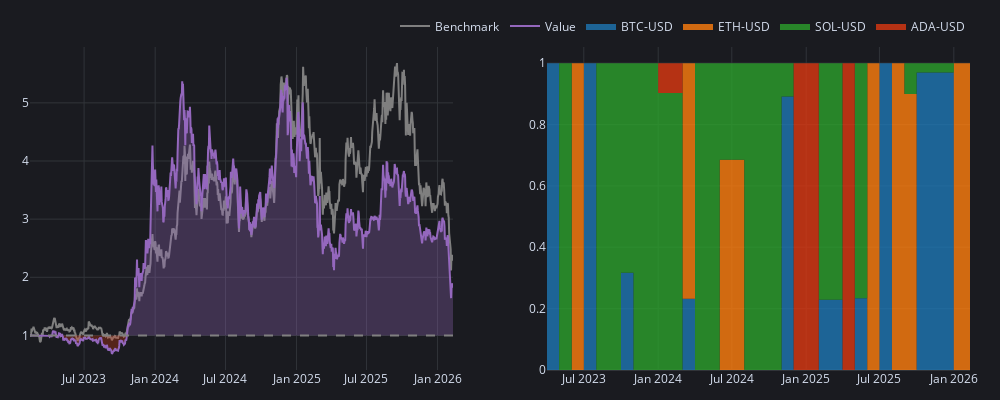

Notebook cell for this chart:
### Code cell
fig = vbt.make_subplots(rows=1, cols=2)
fig.update_layout(width=1000,height=400)
pf1.plot_cumulative_returns(add_trace_kwargs=dict(row=1, col=1), fig=fig)
pfo1.plot(add_trace_kwargs=dict(row=1, col=2), fig=fig)

### Figure 1 — Plotly figure (JSON) as saved in the notebook; plotly's stock layout.template omitted (floating-point values rounded to 4 significant figures; data arrays with more than 128 entries replaced by an {"elided": "..."} marker saying what was removed)
{"data": [{"line": {"color": "#7f7f7f"}, "mode": "lines", "name": "Benchmark", "showlegend": true, "type": "scatter", "x": {"elided": "1096 str values"}, "xaxis": "x", "y": {"elided": "1096 float values"}, "yaxis": "y"}, {"hoverinfo": "skip", "line": {"color": "rgba(0, 0, 0, 0)", "width": 0}, "mode": "lines", "opacity": 0, "showlegend": false, "type": "scatter", "x": {"elided": "1096 str values"}, "xaxis": "x", "y": {"elided": "1096 int values"}, "yaxis": "y"}, {"connectgaps": false, "fill": "tonexty", "fillcolor": "rgba(148,103,189,0.3000)", "hoverinfo": "skip", "line": {"color": "rgba(0, 0, 0, 0)", "width": 0}, "mode": "lines", "opacity": 0, "showlegend": false, "type": "scatter", "x": {"elided": "1096 str values"}, "xaxis": "x", "y": {"elided": "1096 float values"}, "yaxis": "y"}, {"hoverinfo": "skip", "line": {"color": "rgba(0, 0, 0, 0)", "width": 0}, "mode": "lines", "opacity": 0, "showlegend": false, "type": "scatter", "x": {"elided": "1096 str values"}, "xaxis": "x", "y": {"elided": "1096 int values"}, "yaxis": "y"}, {"connectgaps": false, "fill": "tonexty", "fillcolor": "rgba(220,57,18,0.3000)", "hoverinfo": "skip", "line": {"color": "rgba(0, 0, 0, 0)", "width": 0}, "mode": "lines", "opacity": 0, "showlegend": false, "type": "scatter", "x": {"elided": "1096 str values"}, "xaxis": "x", "y": {"elided": "1096 float values"}, "yaxis": "y"}, {"line": {"color": "#9467bd"}, "mode": "lines", "name": "Value", "showlegend": true, "type": "scatter", "x": {"elided": "1096 str values"}, "xaxis": "x", "y": {"elided": "1096 float values"}, "yaxis": "y"}, {"hoverinfo": "skip", "line": {"color": "rgba(0, 0, 0, 0)", "width": 0}, "mode": "lines", "opacity": 0, "showlegend": false, "type": "scatter", "x": {"elided": "1096 str values"}, "xaxis": "x", "y": {"elided": "1096 int values"}, "yaxis": "y"}, {"fillcolor": "rgba(31,119,180,0.8000)", "legendgroup": "area_0", "line": {"color": "#1f77b4", "shape": "hv", "width": 0}, "name": "BTC-USD", "showlegend": true, "stackgroup": "one", "type": "scatter", "x": {"elided": "1047 str values"}, "xaxis": "x2", "y": {"elided": "1047 float values"}, "yaxis": "y2"}, {"fillcolor": "rgba(255,127,14,0.8000)", "legendgroup": "area_1", "line": {"color": "#ff7f0e", "shape": "hv", "width": 0}, "name": "ETH-USD", "showlegend": true, "stackgroup": "one", "type": "scatter", "x": {"elided": "1047 str values"}, "xaxis": "x2", "y": {"elided": "1047 float values"}, "yaxis": "y2"}, {"fillcolor": "rgba(44,160,44,0.8000)", "legendgroup": "area_2", "line": {"color": "#2ca02c", "shape": "hv", "width": 0}, "name": "SOL-USD", "showlegend": true, "stackgroup": "one", "type": "scatter", "x": {"elided": "1047 str values"}, "xaxis": "x2", "y": {"elided": "1047 float values"}, "yaxis": "y2"}, {"fillcolor": "rgba(220,57,18,0.8000)", "legendgroup": "area_3", "line": {"color": "#dc3912", "shape": "hv", "width": 0}, "name": "ADA-USD", "showlegend": true, "stackgroup": "one", "type": "scatter", "x": {"elided": "1047 str values"}, "xaxis": "x2", "y": {"elided": "1047 float values"}, "yaxis": "y2"}], "layout": {"height": 400, "legend": {"orientation": "h", "traceorder": "normal", "x": 1, "xanchor": "right", "y": 1.02, "yanchor": "bottom"}, "margin": {"b": 30, "l": 30, "r": 30, "t": 30}, "shapes": [{"line": {"color": "gray", "dash": "dash"}, "type": "line", "x0": 0, "x1": 0.45, "xref": "paper", "y0": 1, "y1": 1, "yref": "y"}], "width": 1000, "xaxis": {"anchor": "y", "domain": [0, 0.45]}, "xaxis2": {"anchor": "y2", "domain": [0.55, 1]}, "yaxis": {"anchor": "x", "domain": [0, 1]}, "yaxis2": {"anchor": "x2", "domain": [0, 1]}}}
